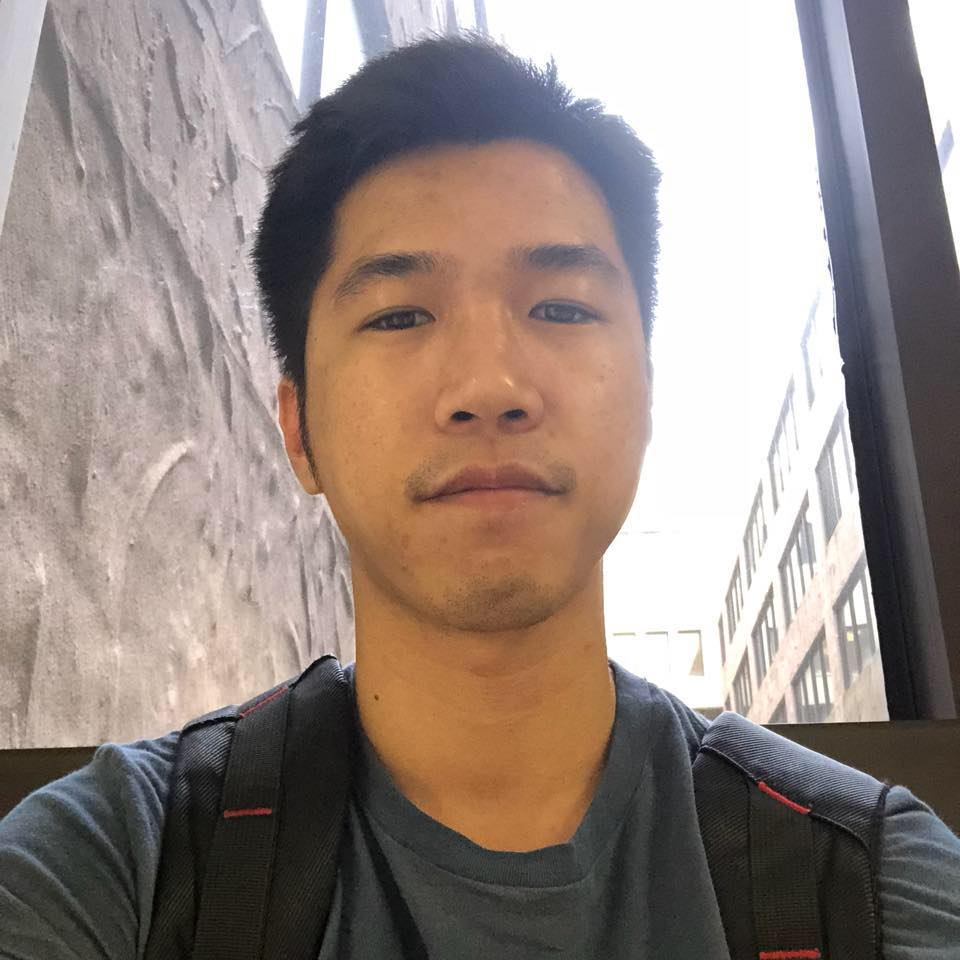
#> input picture resize, crop and padding/image.jpg, 960 x 960 px
$ python resize.py
#> lines starting #> are read from the running program, lines starting #| are printed output that depends on the picture
import cv2

IMG_PATH = 'image.jpg'

# read image
img = cv2.imread(IMG_PATH)
#> img is the input picture: shape (960, 960, 3); mean B, G, R 129, 135.2, 149
print(IMG_PATH, img.shape)
#| image.jpg (960, 960, 3)

new_width = 800
new_height = 400
img_resized = cv2.resize(src=img, dsize=(new_width, new_height))
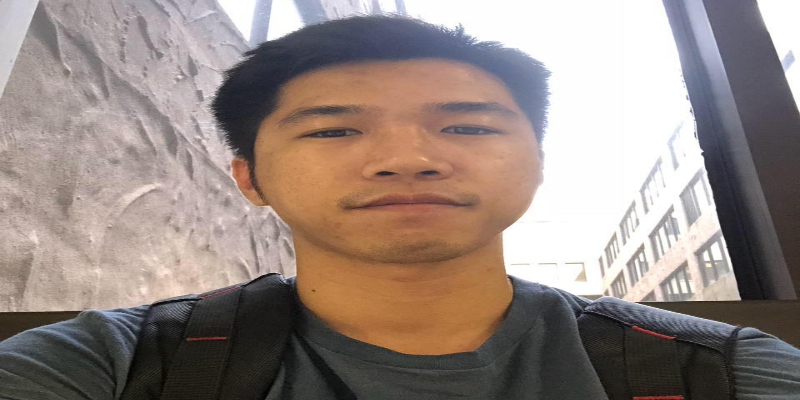
#> img_resized: shape (400, 800, 3); mean B, G, R 128.9, 135.1, 148.9
reisze_img_name = 'image_2_%dx%d.jpg' % (new_width, new_height)
cv2.imwrite(reisze_img_name, img_resized)
print(reisze_img_name, img_resized.shape)
#| image_2_800x400.jpg (400, 800, 3)

fx = 0.5
fy = 1.0
img_resized = cv2.resize(src=img, dsize=None, fx=fx, fy=fy)
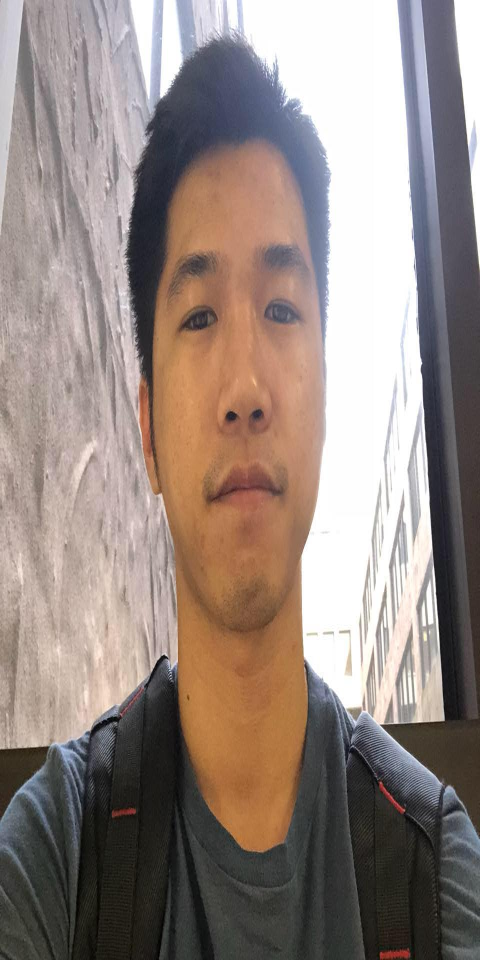
#> img_resized: shape (960, 480, 3); mean B, G, R 129.2, 135.4, 149.2
reisze_img_name = 'image_2_fx=%.1f_fy=%.1f.jpg' % (fx, fy)
cv2.imwrite(reisze_img_name, img_resized)
print(reisze_img_name, img_resized.shape)
#| image_2_fx=0.5_fy=1.0.jpg (960, 480, 3)

print('Done')

$ run again, with opencv_ROI/images2.jpg copied over resize, crop and padding/image.jpg
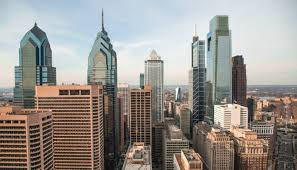
#> input picture opencv_ROI/images2.jpg, 297 x 170 px
#> img is the input picture: shape (170, 297, 3); mean B, G, R 142.7, 147.9, 151.9
#| image.jpg (170, 297, 3)
#> `img_resized = cv2.resize(src=img, dsize=(new_width, new_height))`:
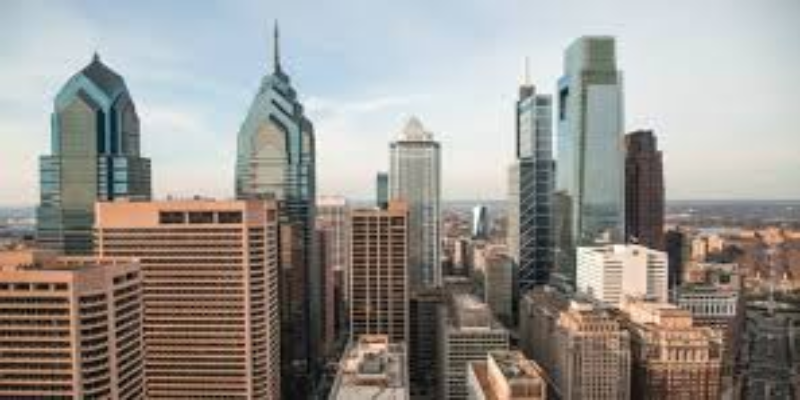
#> img_resized: shape (400, 800, 3); mean B, G, R 142.6, 147.7, 151.7
#| image_2_800x400.jpg (400, 800, 3)
#> `img_resized = cv2.resize(src=img, dsize=None, fx=fx, fy=fy)`:
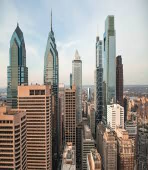
#> img_resized: shape (170, 148, 3); mean B, G, R 143, 148.1, 152.1
#| image_2_fx=0.5_fy=1.0.jpg (170, 148, 3)
